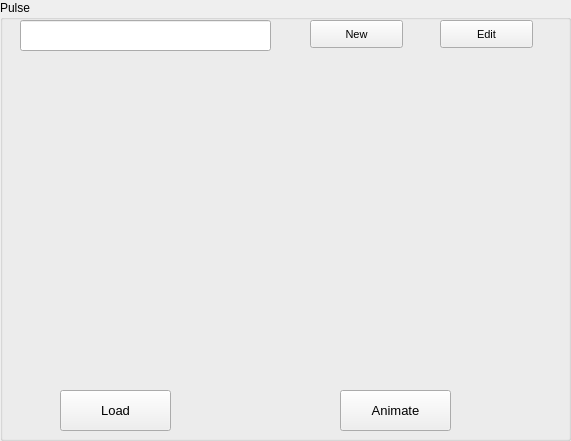
   <widget class="QGroupBox" name="PulseGroup">
    <property name="geometry">
     <rect>
      <x>790</x>
      <y>20</y>
      <width>571</width>
      <height>441</height>
     </rect>
    </property>
    <property name="sizePolicy">
     <sizepolicy hsizetype="Expanding" vsizetype="Expanding">
      <horstretch>0</horstretch>
      <verstretch>0</verstretch>
     </sizepolicy>
    </property>
    <property name="title">
     <string>Pulse</string>
    </property>
    <widget class="QWidget" name="widgetPulseSeqDisplay" native="true">
     <property name="geometry">
      <rect>
       <x>10</x>
       <y>60</y>
       <width>541</width>
       <height>321</height>
      </rect>
     </property>
     <property name="sizePolicy">
      <sizepolicy hsizetype="Expanding" vsizetype="Expanding">
       <horstretch>0</horstretch>
       <verstretch>0</verstretch>
      </sizepolicy>
     </property>
    </widget>
    <widget class="QPushButton" name="pbNewPulseSeq">
     <property name="geometry">
      <rect>
       <x>310</x>
       <y>20</y>
       <width>93</width>
       <height>28</height>
      </rect>
     </property>
     <property name="sizePolicy">
      <sizepolicy hsizetype="Expanding" vsizetype="Expanding">
       <horstretch>0</horstretch>
       <verstretch>0</verstretch>
      </sizepolicy>
     </property>
     <property name="font">
      <font>
       <pointsize>8</pointsize>
      </font>
     </property>
     <property name="text">
      <string>New</string>
     </property>
    </widget>
    <widget class="QPushButton" name="pbLoadPulseSeq">
     <property name="geometry">
      <rect>
       <x>60</x>
       <y>390</y>
       <width>111</width>
       <height>41</height>
      </rect>
     </property>
     <property name="sizePolicy">
      <sizepolicy hsizetype="Expanding" vsizetype="Expanding">
       <horstretch>0</horstretch>
       <verstretch>0</verstretch>
      </sizepolicy>
     </property>
     <property name="font">
      <font>
       <pointsize>10</pointsize>
      </font>
     </property>
     <property name="text">
      <string>Load</string>
     </property>
    </widget>
    <widget class="QPushButton" name="pbEditPulseSeq">
     <property name="geometry">
      <rect>
       <x>440</x>
       <y>20</y>
       <width>93</width>
       <height>28</height>
      </rect>
     </property>
     <property name="sizePolicy">
      <sizepolicy hsizetype="Expanding" vsizetype="Expanding">
       <horstretch>0</horstretch>
       <verstretch>0</verstretch>
      </sizepolicy>
     </property>
     <property name="font">
      <font>
       <pointsize>8</pointsize>
      </font>
     </property>
     <property name="text">
      <string>Edit</string>
     </property>
    </widget>
    <widget class="QPushButton" name="pbAnimateSeq">
     <property name="geometry">
      <rect>
       <x>340</x>
       <y>390</y>
       <width>111</width>
       <height>41</height>
      </rect>
     </property>
     <property name="sizePolicy">
      <sizepolicy hsizetype="Expanding" vsizetype="Expanding">
       <horstretch>0</horstretch>
       <verstretch>0</verstretch>
      </sizepolicy>
     </property>
     <property name="font">
      <font>
       <pointsize>10</pointsize>
      </font>
     </property>
     <property name="text">
      <string>Animate</string>
     </property>
    </widget>
    <widget class="QLineEdit" name="lePulseSeqName">
     <property name="geometry">
      <rect>
       <x>20</x>
       <y>20</y>
       <width>251</width>
       <height>31</height>
      </rect>
     </property>
     <property name="sizePolicy">
      <sizepolicy hsizetype="Expanding" vsizetype="Expanding">
       <horstretch>0</horstretch>
       <verstretch>0</verstretch>
      </sizepolicy>
     </property>
    </widget>
   </widget>
